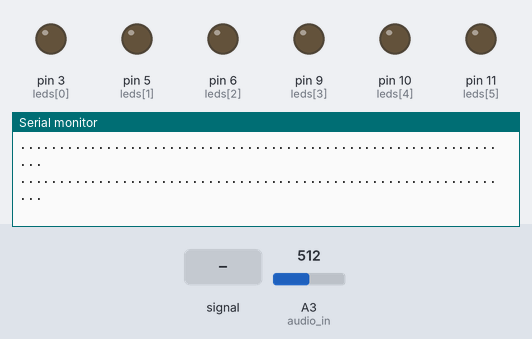
A sketch run on a simulated Arduino Uno, built with avr-gcc and run on an emulated ATmega328P. Parts: output pins drawn as LEDs (lit = HIGH), the last lines printed to the serial monitor. The inputs (shaded band) are chosen by the test bench; at power-on: A3 (audio_in) = 512.

Above: at 1.2 s.
1.3 s: A3 (audio_in) fed a 200 Hz sine of ±81 counts around its level
At 1.62 s:
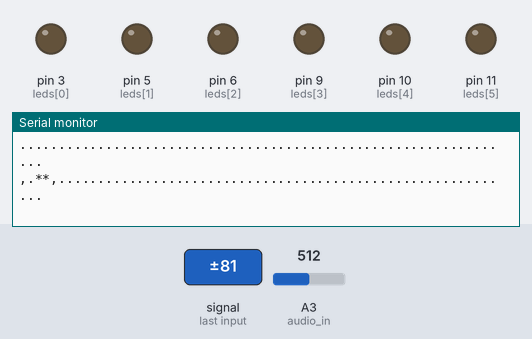
3.1 s: A3 (audio_in) set to 716
At 3.27 s:
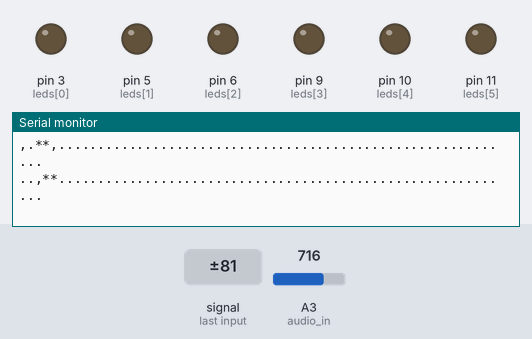
5.2 s: A3 (audio_in) fed a 1000 Hz sine of ±255 counts around its level
At 5.57 s:
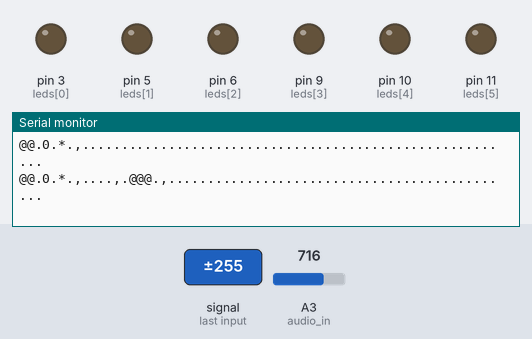
7.0 s: A3 (audio_in) fed a 2 Hz sine of ±306 counts around its level
At 7.38 s:
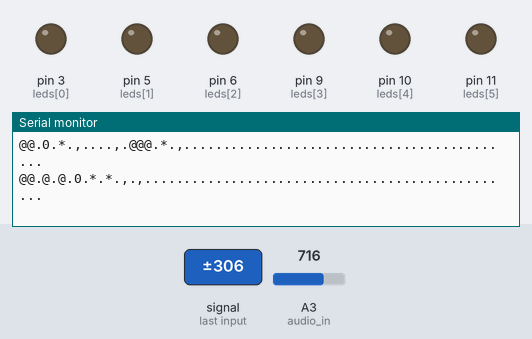
9.0 s: A3 (audio_in) set to 1023
At 9.02 s:
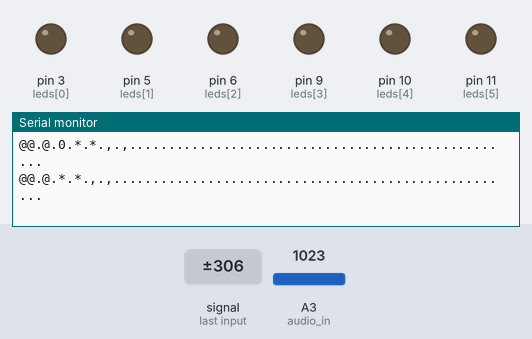

The sketch:

fft_sound.ino
```cpp
// fft

// goldfrapp - utopia
// massive attack - sly
// studio killers - ode to bouncer
// the verve - sonnet

#include "fix_fft.h"

int leds[6]={
  3,5,6,9,10,11};
int brgt[6]={
  0,0,0,0,0,0};

int old_data[6]={
  0,0,0,0,0,0};


char im[128];
char data[128];

int moo=0;
int audio_in=A3;


void setup()
{

  for(int i=0;i<6;i++)
  {
    pinMode(leds[i], OUTPUT);
    analogWrite(leds[i],brgt[i]);
  }
  Serial.begin(115200);
}


void loop()
{
  int static i = 0;
  static long tt;
  int val;

// without millis, maximum frequency is about 3.5 kHz
//  if (millis() > tt)
//  {
    if (i < 128)
    {
//      ADCSRA&=0xF0;
//      ADCSRA|=0x03;
      val = analogRead(audio_in);
      data[i] = val / 4 - 128; // this is used to scale and to get rid of the mid-point
      im[i] = 0;
      i++;

    }
    else
    {
      //this could be done with the fix_fftr function without the im array.
      fix_fft(data,im,7,0);
      // I am only interessted in the absolute value of the transformation
      for (i=0; i< 64;i++)
      {
        data[i] = sqrt(data[i] * data[i] + im[i] * im[i]);
      }


      for( int meh=0;meh<64;meh++)
      {
        if( data[meh]>6) // 7
        {
          Serial.print("@");
        }
        else if( data[meh] >4 ) //5| whole thing SENSITIVE NOW
        {
          Serial.print("0");
        }
        else if( data[meh] >2 ) // 3, not used
        {
          Serial.print("*");
        }
        else if( data[meh] >1 )
        {
          Serial.print(",");
        }
        else
        {
          Serial.print(".");
        }
      }
      Serial.println("");


    }

//    tt = millis();
//  }

  /*
  brgt[0]=255-data[0]*16; //0-500
   brgt[1]=255-data[1]*16; //500-1000
   brgt[2]=255-data[2]*16; //1000-1500
   brgt[3]=255-data[3]*16; //1500-2000
   brgt[4]=255-data[4]*16; //2000-2500
   brgt[5]=255-data[5]*16; //2500-3000


   analogWrite(leds[0],brgt[0]);
   analogWrite(leds[1],brgt[1]);
   analogWrite(leds[2],brgt[2]);
   analogWrite(leds[3],brgt[3]);
   analogWrite(leds[4],brgt[4]);
   analogWrite(leds[5],brgt[5]);
   */
}
```

Measured:
- after the input at 1.3 s, the serial monitor: prints a new line after 0.19 s (image 1)
- after the input at 5.2 s, the serial monitor: prints a new line after 0.23 s (image 3)
- after the input at 7.0 s, the serial monitor: prints a new line after 0.24 s (image 4)
